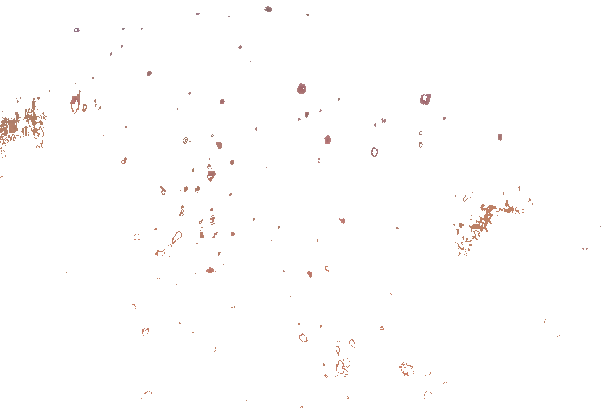
#> input picture images/grayscale.png, 612 x 408 px, found by its file name
$ python circle_detection_v2.py
#> lines starting #> are read from the running program, lines starting #| are printed output that depends on the picture; after the words box and inside, x2 and y2 are one past the last pixel; in counts of white or black regions, pixels touching at a corner belong together
# Circle detection based on contours

import cv2
path = "grayscale.png"
gray = cv2.imread(path, 0)
#> gray: shape (408, 612); min 112, max 255, mean 253.8

# threshold
th, threshed = cv2.threshold(gray, 100, 255, cv2.THRESH_BINARY_INV|cv2.THRESH_OTSU)
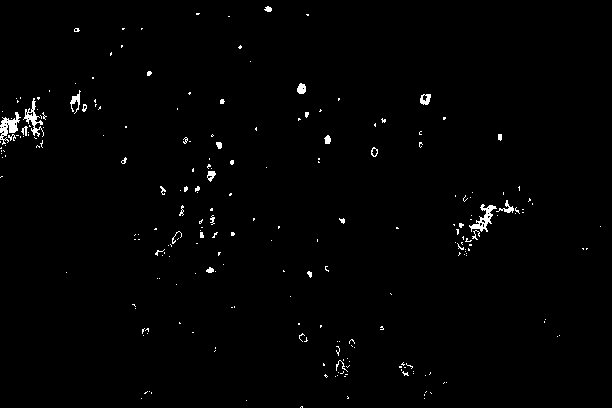
#> threshed: shape (408, 612); 1.1% white in thin lines or dots
#> th = 150
# findcontours
cnts = cv2.findContours(threshed, cv2.RETR_LIST, cv2.CHAIN_APPROX_SIMPLE)[-2]
#> cnts = 270 contours, 255 with area under 20; largest, box (x1, y1, x2, y2) and area: (0, 112, 21, 145) 234, (469, 204, 497, 232) 222, (23, 98, 44, 137) 168, (420, 94, 431, 105) 80, (297, 83, 306, 94) 64

# filter by area
s1 = 3
s2 = 20
xcnts = []
g = 0
for cnt in cnts:

    if s1<cv2.contourArea(cnt) <s2:
        xcnts.append(cnt)
        print("amount:" + str(g))
        g = g + 1
        #print(cnt)
        i = 0
        for i in range(2):
            # print("(" + str(cnt[i][0][0]) + ", " + str(cnt[i][0][1]) + ")")
            # print(type(int(cnt[i][0][1])))
            cv2.circle(gray, ((cnt[i][0][0]), cnt[i][0][1]), 10, (150, 0, 150), 3)
#> this loop made 270 passes
#> cnt on passes 2, 3, 4, 6, 7, 8, 9, 10, 12, 13, 14, 15: [[246, 400]], [[424, 398]], [[141, 398]], [[424, 394], [424, 395]], [[430, 392], [431, 393]], [[151, 392], [151, 393]], [[426, 391], [425, 392]], [[149, 391]], [[446, 382]], [[444, 382], [443, 383]], [[344, 376], [345, 376]], [[335, 376]]
#| amount:0
#| amount:1
#| amount:2
#| amount:3
#| amount:4
#| amount:5
#| amount:6
#| amount:7
#> (further printed lines are left out)
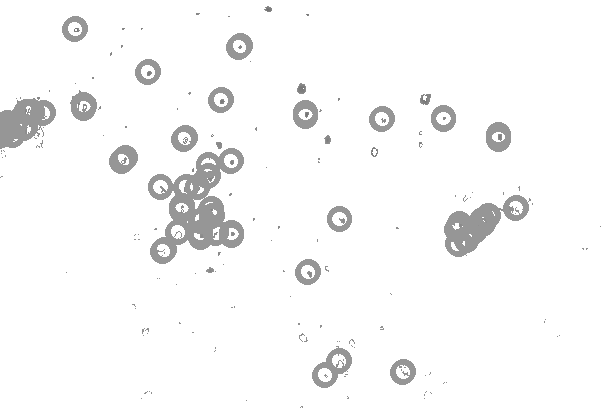
#> gray: shape (408, 612); min 112, max 255, mean 248
#> after the loop, g = 56; xcnts = 56 contours, all with area under 20
#print(cnt)
cv2.imshow('output', gray)
cv2.waitKey(0)
cv2.destroyAllWindows()
print("\nDots number: {}".format(len(xcnts)))
#| Dots number: 56
